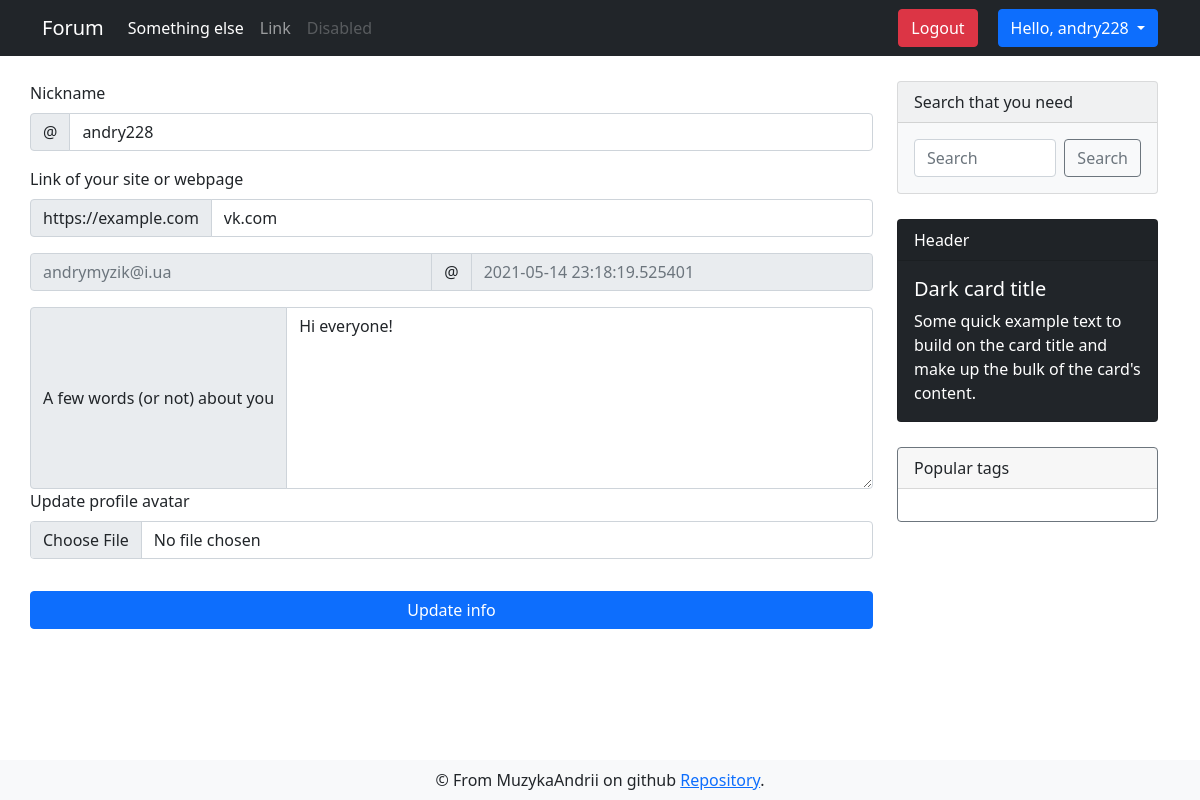
Before: /user/settings (signed in) with the older database file.
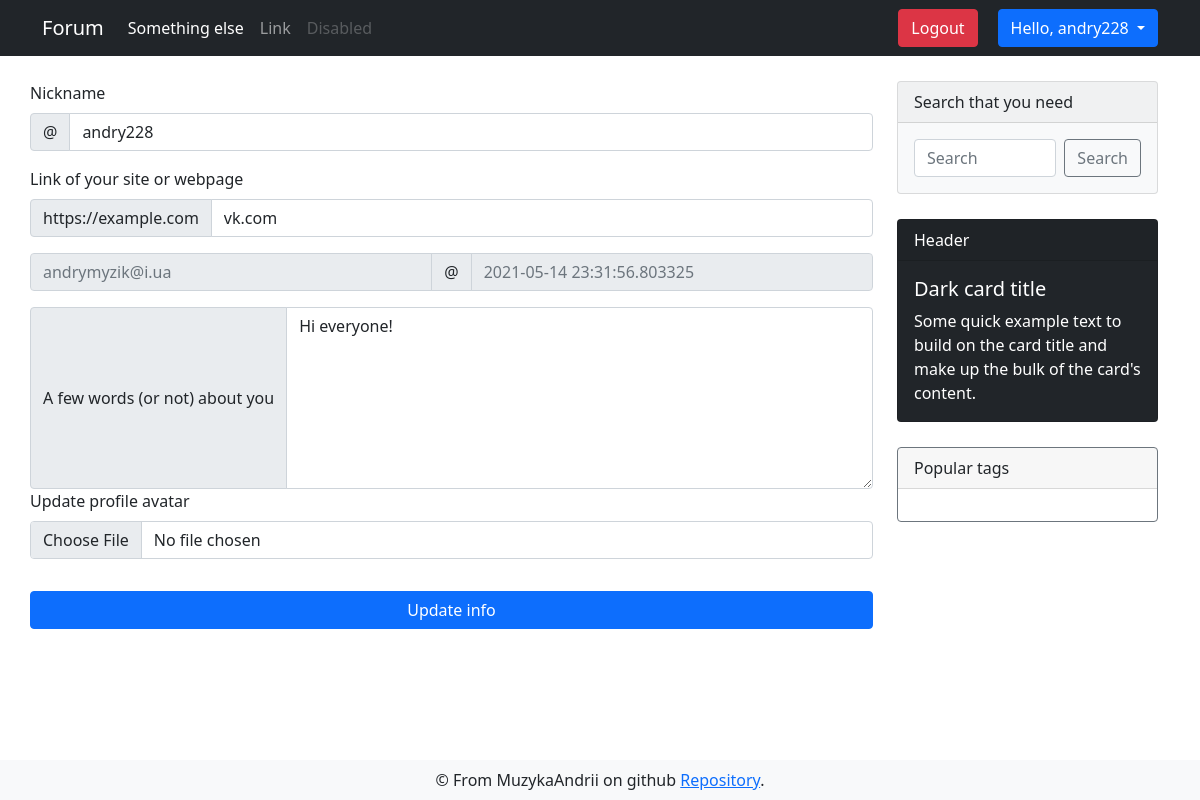
After: the same page with the newer database file.
### app/models.py (models this page shows, shortened)
class DbMixin(object):
    def save(self):
        db.session.add(self)
        db.session.commit()

class User(UserMixin, DbMixin, db.Model):
    id = db.Column(db.Integer, primary_key = True, autoincrement=True)
    nickname = db.Column(db.String(30), unique=True, nullable=False)
    email = db.Column(db.String(120), unique=True, nullable=False)
    password = db.Column(db.String(70), nullable=False)
    about = db.Column(db.Text, default='Hi everyone!')
    website = db.Column(db.String(120), unique=True)
    register_date = db.Column(db.DateTime, default=dt.utcnow)
    last_seen = db.Column(db.DateTime, default=dt.utcnow)
    created_discussions = db.relationship('Discussion', backref='creator', lazy='dynamic')
    created_comments = db.relationship('Comment', backref='creator', lazy='dynamic')
    avatars = db.relationship('Image', backref='owner', lazy='dynamic')
    edit_requests = db.relationship('Edit_request', backref='editor', lazy='dynamic')
    roles = db.relationship('Role', secondary=users_roles, backref=db.backref('users', lazy='select'))
    def has_role(self, role):
        for r in self.roles:
            if r.name == role:
                return True
        return False

### app/views.py (the view)
@app.route('/user/settings', methods=['GET'])
@login_required
def user_settings():
    form = UpdateAccountForm()
    form.nickname.data = current_user.nickname
    form.website.data = current_user.website
    form.about.data = current_user.about
    email = current_user.email
    last_seen = current_user.last_seen
    return render_template('user/user_settings.html', form=form, email=email, last_seen=last_seen)

### app/forms.py
class UpdateAccountForm(FlaskForm):
    nickname = StringField('Nickname', validators=[DataRequired(message='This area is required'), Length(min=3, max=30, message='Nickname must be bigger than 3 and less than 30 characers')])
    about = TextAreaField('A few words (or not) about you', validators=[DataRequired(message='This area is required'), Length(min=3, max=1000, message='About section must be less than 1000 characters and bigger than 3')])
    website = StringField('Link of your site or webpage')
    image = FileField('Update profile avatar', validators=[FileAllowed(['jpg', 'png'])])
    submit = SubmitField('Update info')

### app/models.py (called while the page is built)
@login.user_loader
def user_loader(user_id):
    return User.query.get(int(user_id))

### app/views.py (called while the page is built)
@app.before_request
def update_last_seen():
    if current_user.is_authenticated:
        current_user.last_seen = dt.now()
        current_user.save()

### app/templates/user/user_settings.html (shortened to what this page needs)
{% extends "layouts/base.html" %}
{% block content %}
<div class="container">
    <div class="row">
        <form enctype="multipart/form-data" method="POST" action="{{ url_for('update_user') }}" style="margin-top: 25px;"
            class="col-md-9 list-group list-group-numbered">
            {% from 'layouts/_render_form_errors.html' import render_form_errors %}
            <label for="site" class="form-label">{{ form.nickname.label }}</label>
            <div class="input-group mb-3">
                <span class="input-group-text" id="basic-addon1">@</span>
                <input name="{{ form.nickname.name }}" value='{{ form.nickname.data }}' id='site' type="text"
                    class="form-control" placeholder="Username" aria-label="Username" aria-describedby="basic-addon1">
            </div>
            <label for="basic-url" class="form-label">{{ form.website.label }}</label>
            <div class="input-group mb-3">
                <span class="input-group-text" id="basic-addon3">https://example.com</span>
                <input name="{{ form.website.name }}" value="{{ form.website.data }}" type="text" class="form-control"
                    id="basic-url" aria-describedby="basic-addon3">
            </div>
            <div class="input-group mb-3">
                <input disabled type="text" class="form-control" placeholder="{{ email }}" aria-label="Username">
                <span class="input-group-text">@</span>
                <input disabled type="text" class="form-control" placeholder="{{ last_seen }}" aria-label="Server">
            </div>
            <div class="input-group">
                <span class="input-group-text">{{ form.about.label }}</span>
                <textarea name="{{ form.about.name }}" rows='7' class="form-control" value="{{ form.about.data }}"
                    aria-label="With textarea">{{ form.about.data }}</textarea>
            </div>
            <div class="mb-3">
                <label for="formFile" class="form-label">{{ form.image.label }}</label>
                {{ form.image(class="form-control") }}
            </div>
            {{ form.submit(class="btn btn-primary input-group mt-3") }}
        </form>
        {% include 'layouts/sidebar.html' %}
    </div>
</div>
{% endblock %}

### app/templates/layouts/base.html (shortened to what this page needs)
<!doctype html>
<html>
<head>
  {% block head %}
  <link href="https://cdn.jsdelivr.net/npm/bootstrap@5.0.0/dist/css/bootstrap.min.css" rel="stylesheet"
>
  <link rel="stylesheet" type="text/css" href="{{ url_for('static',filename='css/style.css') }}">
  {% endblock %}
</head>
<body>
  <nav class="navbar navbar-expand-lg navbar-dark bg-dark">
    <div class="container">
      <a class="navbar-brand" href="{{ url_for('index') }}">Forum</a>
      <div class="collapse navbar-collapse" id="navbarSupportedContent">
        <ul class="navbar-nav me-auto mb-2 mb-lg-0">
          <li class="nav-item">
            <a class="nav-link active" aria-current="page" href="">Something else</a>
          </li>
          <li class="nav-item">
            <a class="nav-link" href="#">Link</a>
          </li>
          <li class="nav-item">
            <a class="nav-link disabled" href="#" tabindex="-1" aria-disabled="true">Disabled</a>
          </li>
        </ul>
        <form class="d-flex">
          {% if current_user.is_anonymous %}
          <a href="{{ url_for('auth.register') }}" type="button" class="btn login-btn btn-secondary">Register</a>
          <a href="{{ url_for('auth.login') }}" type="button" class="btn btn-secondary">Log in</a>
          {% else %}
          <a style="margin-right: 20px;" href="{{ url_for('auth.logout') }}" type="button"
            class="btn btn-danger">Logout</a>
          <div class="dropdown">
            <button class="btn btn-primary dropdown-toggle" type="button" id="dropdownMenuButton1" data-bs-toggle="dropdown" aria-expanded="false">
              Hello, {{ current_user.nickname }}
            </button>
          </div>
          {% endif %}
        </form>
      </div>
    </div>
  </nav>
  {% block content %}
  {% endblock %}
  {% block footer %}
  <footer class="navbar fixed-bottom navbar-light bg-light">
    <div class="container" style="justify-content: space-around;">
      <div class="footer-content">
        &copy; From MuzykaAndrii on github
        <a href="https://github.com/MuzykaAndrii/modern-flask-forum">Repository</a>.</div>
    </div>
  </footer>
  {% endblock %}
</body>
</html>

### app/templates/layouts/sidebar.html (shortened to what this page needs)
<div class="sidebar col-md-3">
    <div class="card text-dark bg-light mb-3" style="max-width: 18rem;">
        <div class="card-header">Search that you need</div>
        <div class="card-body d-flex">
            <input class="form-control me-2" type="search" placeholder="Search" aria-label="Search">
            <button class="btn btn-outline-secondary" type="submit">Search</button>
        </div>
    </div>
    <div class="card text-white bg-dark mb-3" style="max-width: 18rem;">
        <div class="card-header">Header</div>
        <div class="card-body">
            <h5 class="card-title">Dark card title</h5>
            <p class="card-text">Some quick example text to build on the card title and make up the bulk of the
                card's content.</p>
        </div>
    </div>
    <div class="card border-secondary mb-3" style="max-width: 18rem;">
        <div class="card-header">Popular tags</div>
        <div class="card-body text-secondary">
        </div>
    </div>
</div>

### app/static/css/style.css (style rules this page uses)
.card { margin: 25px 0; }

Changed rows visible on the page:
changed User "andry228": last_seen "2021-05-14 23:18:19.525401" → "2021-05-14 23:31:56.803325"
